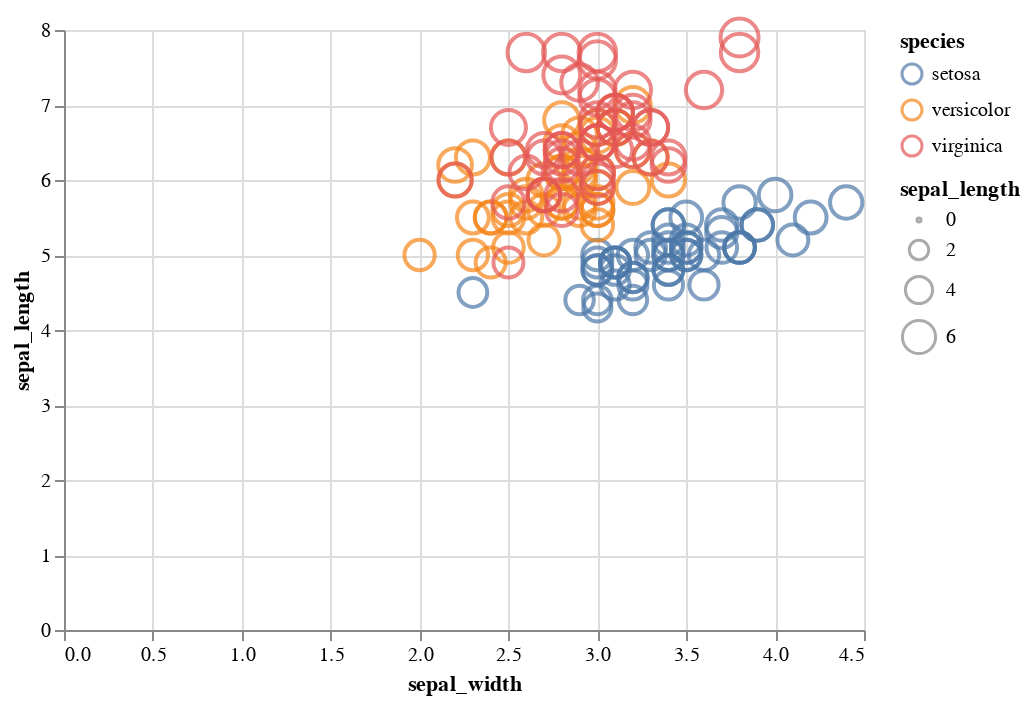

This figure's notebook cell:
### Code cell
import altair as alt
import plotly.express as px
data = px.data.iris()
alt.Chart(data=data).mark_point().encode(
    x="sepal_width",
    y="sepal_length",
    color="species",
    size='sepal_length'
)

### Figure 1 — Vega-Lite specification as saved in the notebook (floating-point values rounded to 4 significant figures; data arrays with more than 128 entries replaced by an {"elided": "..."} marker saying what was removed)
{"config": {"view": {"continuousWidth": 400, "continuousHeight": 300}}, "data": {"name": "data-98ae83e5d702045aa997eca40b770a99"}, "mark": "point", "encoding": {"color": {"field": "species", "type": "nominal"}, "size": {"field": "sepal_length", "type": "quantitative"}, "x": {"field": "sepal_width", "type": "quantitative"}, "y": {"field": "sepal_length", "type": "quantitative"}}, "$schema": "https://vega.github.io/schema/vega-lite/v4.17.0.json", "datasets": {"data-98ae83e5d702045aa997eca40b770a99": {"elided": "150 records"}}}
